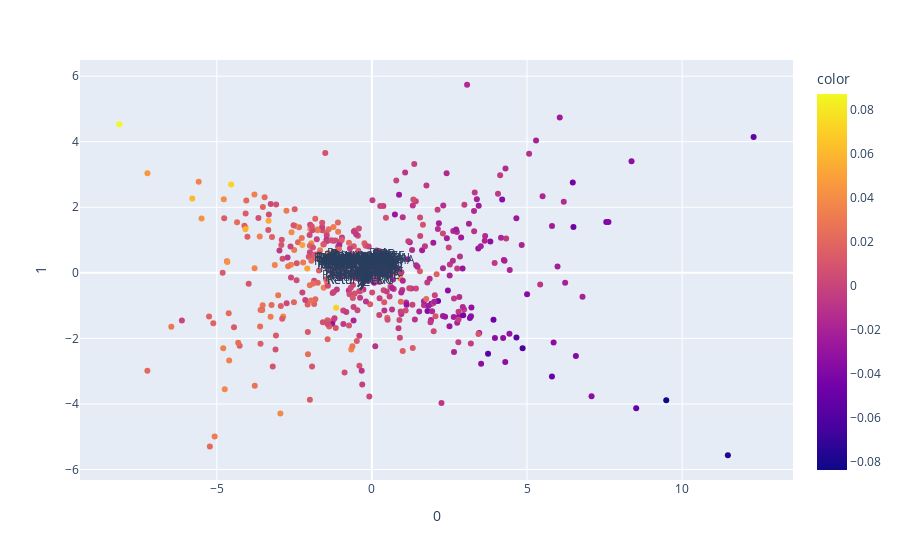

The notebook cell saved with this chart:
### Code cell
# Visualize Loadings
import plotly.express as px
from sklearn.decomposition import PCA
from sklearn import datasets
from sklearn.preprocessing import StandardScaler

###### input#####

X_input = X_train_sc
y_input = y_train['Return_Agro']

######################



features = X_input.columns

components = pca.transform(X_input)

loadings = pca.components_.T * np.sqrt(pca.explained_variance_)

fig = px.scatter(components, x=0, y=1, color=y_input)

for i, feature in enumerate(features):
    fig.add_shape(
        type='line',
        x0=0, y0=0,
        x1=loadings[i, 0],
        y1=loadings[i, 1]
    )
    fig.add_annotation(
        x=loadings[i, 0],
        y=loadings[i, 1],
        ax=0, ay=0,
        xanchor="center",
        yanchor="bottom",
        text=feature,
    )
fig.show()

### Figure 1 — Plotly figure (JSON) as saved in the notebook; plotly's stock layout.template omitted (floating-point values rounded to 4 significant figures; data arrays with more than 128 entries replaced by an {"elided": "..."} marker saying what was removed)
{"data": [{"hovertemplate": "0=%{x}<br>1=%{y}<br>color=%{marker.color}<extra></extra>", "legendgroup": "", "marker": {"color": {"elided": "487 float values"}, "coloraxis": "coloraxis", "symbol": "circle"}, "mode": "markers", "name": "", "orientation": "v", "showlegend": false, "type": "scatter", "x": {"elided": "487 float values"}, "xaxis": "x", "y": {"elided": "487 float values"}, "yaxis": "y"}], "layout": {"annotations": [{"ax": 0, "ay": 0, "text": "Return_EE", "x": -0.4354, "xanchor": "center", "y": 0.1556, "yanchor": "bottom"}, {"ax": 0, "ay": 0, "text": "Return_GFPT", "x": -0.4238, "xanchor": "center", "y": -0.04408, "yanchor": "bottom"}, {"ax": 0, "ay": 0, "text": "Return_LEE", "x": -0.4689, "xanchor": "center", "y": 0.1363, "yanchor": "bottom"}, {"ax": 0, "ay": 0, "text": "Return_MAX", "x": -0.2532, "xanchor": "center", "y": 0.2111, "yanchor": "bottom"}, {"ax": 0, "ay": 0, "text": "Return_NER", "x": -0.136, "xanchor": "center", "y": -0.3232, "yanchor": "bottom"}, {"ax": 0, "ay": 0, "text": "Return_PPPM", "x": -0.492, "xanchor": "center", "y": -0.1649, "yanchor": "bottom"}, {"ax": 0, "ay": 0, "text": "Return_STA", "x": -0.5589, "xanchor": "center", "y": 0.07516, "yanchor": "bottom"}, {"ax": 0, "ay": 0, "text": "Return_TRUBB", "x": -0.5493, "xanchor": "center", "y": 0.06121, "yanchor": "bottom"}, {"ax": 0, "ay": 0, "text": "Return_TWPC", "x": -0.1902, "xanchor": "center", "y": -0.2784, "yanchor": "bottom"}, {"ax": 0, "ay": 0, "text": "Return_UPOIC", "x": -0.4725, "xanchor": "center", "y": 0.1458, "yanchor": "bottom"}, {"ax": 0, "ay": 0, "text": "Return_UVAN", "x": -0.4407, "xanchor": "center", "y": -0.03028, "yanchor": "bottom"}, {"ax": 0, "ay": 0, "text": "Return_VPO", "x": -0.46, "xanchor": "center", "y": -0.2721, "yanchor": "bottom"}, {"ax": 0, "ay": 0, "text": "Return_APURE", "x": -0.5206, "xanchor": "center", "y": 0.1427, "yanchor": "bottom"}, {"ax": 0, "ay": 0, "text": "Return_ASIAN", "x": -0.424, "xanchor": "center", "y": -0.0454, "yanchor": "bottom"}, {"ax": 0, "ay": 0, "text": "Return_BR", "x": -0.3676, "xanchor": "center", "y": -0.3787, "yanchor": "bottom"}, {"ax": 0, "ay": 0, "text": "Return_BRR", "x": -0.3363, "xanchor": "center", "y": -0.2878, "yanchor": "bottom"}, {"ax": 0, "ay": 0, "text": "Return_CBG", "x": -0.3759, "xanchor": "center", "y": -0.525, "yanchor": "bottom"}, {"ax": 0, "ay": 0, "text": "Return_CFRESH", "x": -0.4267, "xanchor": "center", "y": 0.1743, "yanchor": "bottom"}, {"ax": 0, "ay": 0, "text": "Return_CHOTI", "x": -0.2689, "xanchor": "center", "y": 0.05716, "yanchor": "bottom"}, {"ax": 0, "ay": 0, "text": "Return_CM", "x": -0.3993, "xanchor": "center", "y": 0.1618, "yanchor": "bottom"}, {"ax": 0, "ay": 0, "text": "Return_CPF", "x": -0.4316, "xanchor": "center", "y": 0.1149, "yanchor": "bottom"}, {"ax": 0, "ay": 0, "text": "Return_CPI", "x": -0.4672, "xanchor": "center", "y": 0.1019, "yanchor": "bottom"}, {"ax": 0, "ay": 0, "text": "Return_FND", "x": -0.1909, "xanchor": "center", "y": 0.1326, "yanchor": "bottom"}, {"ax": 0, "ay": 0, "text": "Return_GLOCON", "x": -0.3701, "xanchor": "center", "y": 0.1518, "yanchor": "bottom"}, {"ax": 0, "ay": 0, "text": "Return_HTC", "x": -0.3561, "xanchor": "center", "y": 0.0707, "yanchor": "bottom"}, {"ax": 0, "ay": 0, "text": "Return_ICHI", "x": -0.461, "xanchor": "center", "y": -0.4242, "yanchor": "bottom"}, {"ax": 0, "ay": 0, "text": "Return_KBS", "x": -0.539, "xanchor": "center", "y": 0.06039, "yanchor": "bottom"}, {"ax": 0, "ay": 0, "text": "Return_KSL", "x": -0.53, "xanchor": "center", "y": -0.04344, "yanchor": "bottom"}, {"ax": 0, "ay": 0, "text": "Return_KTIS", "x": -0.248, "xanchor": "center", "y": -0.2046, "yanchor": "bottom"}, {"ax": 0, "ay": 0, "text": "Return_LST", "x": -0.5384, "xanchor": "center", "y": 0.04782, "yanchor": "bottom"}, {"ax": 0, "ay": 0, "text": "Return_M", "x": -0.3084, "xanchor": "center", "y": -0.09659, "yanchor": "bottom"}, {"ax": 0, "ay": 0, "text": "Return_MALEE", "x": -0.4637, "xanchor": "center", "y": -0.06409, "yanchor": "bottom"}, {"ax": 0, "ay": 0, "text": "Return_MINT", "x": -0.4431, "xanchor": "center", "y": 0.1314, "yanchor": "bottom"}, {"ax": 0, "ay": 0, "text": "Return_OISHI", "x": -0.3424, "xanchor": "center", "y": 0.04264, "yanchor": "bottom"}, {"ax": 0, "ay": 0, "text": "Return_OSP", "x": -0.07263, "xanchor": "center", "y": -0.1379, "yanchor": "bottom"}, {"ax": 0, "ay": 0, "text": "Return_PB", "x": -0.3223, "xanchor": "center", "y": 0.1736, "yanchor": "bottom"}, {"ax": 0, "ay": 0, "text": "Return_PM", "x": -0.4647, "xanchor": "center", "y": 0.2962, "yanchor": "bottom"}, {"ax": 0, "ay": 0, "text": "Return_PRG", "x": -0.2041, "xanchor": "center", "y": -0.038, "yanchor": "bottom"}, {"ax": 0, "ay": 0, "text": "Return_RBF", "x": 0, "xanchor": "center", "y": 0, "yanchor": "bottom"}, {"ax": 0, "ay": 0, "text": "Return_SAPPE", "x": -0.3605, "xanchor": "center", "y": -0.3851, "yanchor": "bottom"}, {"ax": 0, "ay": 0, "text": "Return_SAUCE", "x": -0.2343, "xanchor": "center", "y": 0.2172, "yanchor": "bottom"}, {"ax": 0, "ay": 0, "text": "Return_SFP", "x": -0.2442, "xanchor": "center", "y": 0.2184, "yanchor": "bottom"}, {"ax": 0, "ay": 0, "text": "Return_SNP", "x": -0.2935, "xanchor": "center", "y": 0.2821, "yanchor": "bottom"}, {"ax": 0, "ay": 0, "text": "Return_SORKON", "x": -0.2196, "xanchor": "center", "y": 0.1356, "yanchor": "bottom"}, {"ax": 0, "ay": 0, "text": "Return_SSC", "x": -0.3233, "xanchor": "center", "y": 0.08673, "yanchor": "bottom"}, {"ax": 0, "ay": 0, "text": "Return_SSF", "x": -0.3182, "xanchor": "center", "y": 0.2793, "yanchor": "bottom"}, {"ax": 0, "ay": 0, "text": "Return_SST", "x": -0.3759, "xanchor": "center", "y": -0.02704, "yanchor": "bottom"}, {"ax": 0, "ay": 0, "text": "Return_TC", "x": -0.3555, "xanchor": "center", "y": 0.2434, "yanchor": "bottom"}, {"ax": 0, "ay": 0, "text": "Return_TFG", "x": -0.3044, "xanchor": "center", "y": -0.3478, "yanchor": "bottom"}, {"ax": 0, "ay": 0, "text": "Return_TFMAMA", "x": -0.1015, "xanchor": "center", "y": 0.07867, "yanchor": "bottom"}, {"ax": 0, "ay": 0, "text": "Return_TIPCO", "x": -0.5284, "xanchor": "center", "y": 0.0007511, "yanchor": "bottom"}, {"ax": 0, "ay": 0, "text": "Return_TKN", "x": -0.3858, "xanchor": "center", "y": -0.5113, "yanchor": "bottom"}, {"ax": 0, "ay": 0, "text": "Return_TU", "x": -0.3271, "xanchor": "center", "y": 0.08596, "yanchor": "bottom"}, {"ax": 0, "ay": 0, "text": "Return_TVO", "x": -0.3964, "xanchor": "center", "y": 0.1265, "yanchor": "bottom"}, {"ax": 0, "ay": 0, "text": "Return_ZEN", "x": -0.04756, "xanchor": "center", "y": -0.1513, "yanchor": "bottom"}], "coloraxis": {"colorbar": {"title": {"text": "color"}}, "colorscale": [[0, "#0d0887"], [0.1111, "#46039f"], [0.2222, "#7201a8"], [0.3333, "#9c179e"], [0.4444, "#bd3786"], [0.5556, "#d8576b"], [0.6667, "#ed7953"], [0.7778, "#fb9f3a"], [0.8889, "#fdca26"], [1, "#f0f921"]]}, "legend": {"tracegroupgap": 0}, "margin": {"t": 60}, "shapes": [{"type": "line", "x0": 0, "x1": -0.4354, "y0": 0, "y1": 0.1556}, {"type": "line", "x0": 0, "x1": -0.4238, "y0": 0, "y1": -0.04408}, {"type": "line", "x0": 0, "x1": -0.4689, "y0": 0, "y1": 0.1363}, {"type": "line", "x0": 0, "x1": -0.2532, "y0": 0, "y1": 0.2111}, {"type": "line", "x0": 0, "x1": -0.136, "y0": 0, "y1": -0.3232}, {"type": "line", "x0": 0, "x1": -0.492, "y0": 0, "y1": -0.1649}, {"type": "line", "x0": 0, "x1": -0.5589, "y0": 0, "y1": 0.07516}, {"type": "line", "x0": 0, "x1": -0.5493, "y0": 0, "y1": 0.06121}, {"type": "line", "x0": 0, "x1": -0.1902, "y0": 0, "y1": -0.2784}, {"type": "line", "x0": 0, "x1": -0.4725, "y0": 0, "y1": 0.1458}, {"type": "line", "x0": 0, "x1": -0.4407, "y0": 0, "y1": -0.03028}, {"type": "line", "x0": 0, "x1": -0.46, "y0": 0, "y1": -0.2721}, {"type": "line", "x0": 0, "x1": -0.5206, "y0": 0, "y1": 0.1427}, {"type": "line", "x0": 0, "x1": -0.424, "y0": 0, "y1": -0.0454}, {"type": "line", "x0": 0, "x1": -0.3676, "y0": 0, "y1": -0.3787}, {"type": "line", "x0": 0, "x1": -0.3363, "y0": 0, "y1": -0.2878}, {"type": "line", "x0": 0, "x1": -0.3759, "y0": 0, "y1": -0.525}, {"type": "line", "x0": 0, "x1": -0.4267, "y0": 0, "y1": 0.1743}, {"type": "line", "x0": 0, "x1": -0.2689, "y0": 0, "y1": 0.05716}, {"type": "line", "x0": 0, "x1": -0.3993, "y0": 0, "y1": 0.1618}, {"type": "line", "x0": 0, "x1": -0.4316, "y0": 0, "y1": 0.1149}, {"type": "line", "x0": 0, "x1": -0.4672, "y0": 0, "y1": 0.1019}, {"type": "line", "x0": 0, "x1": -0.1909, "y0": 0, "y1": 0.1326}, {"type": "line", "x0": 0, "x1": -0.3701, "y0": 0, "y1": 0.1518}, {"type": "line", "x0": 0, "x1": -0.3561, "y0": 0, "y1": 0.0707}, {"type": "line", "x0": 0, "x1": -0.461, "y0": 0, "y1": -0.4242}, {"type": "line", "x0": 0, "x1": -0.539, "y0": 0, "y1": 0.06039}, {"type": "line", "x0": 0, "x1": -0.53, "y0": 0, "y1": -0.04344}, {"type": "line", "x0": 0, "x1": -0.248, "y0": 0, "y1": -0.2046}, {"type": "line", "x0": 0, "x1": -0.5384, "y0": 0, "y1": 0.04782}, {"type": "line", "x0": 0, "x1": -0.3084, "y0": 0, "y1": -0.09659}, {"type": "line", "x0": 0, "x1": -0.4637, "y0": 0, "y1": -0.06409}, {"type": "line", "x0": 0, "x1": -0.4431, "y0": 0, "y1": 0.1314}, {"type": "line", "x0": 0, "x1": -0.3424, "y0": 0, "y1": 0.04264}, {"type": "line", "x0": 0, "x1": -0.07263, "y0": 0, "y1": -0.1379}, {"type": "line", "x0": 0, "x1": -0.3223, "y0": 0, "y1": 0.1736}, {"type": "line", "x0": 0, "x1": -0.4647, "y0": 0, "y1": 0.2962}, {"type": "line", "x0": 0, "x1": -0.2041, "y0": 0, "y1": -0.038}, {"type": "line", "x0": 0, "x1": 0, "y0": 0, "y1": 0}, {"type": "line", "x0": 0, "x1": -0.3605, "y0": 0, "y1": -0.3851}, {"type": "line", "x0": 0, "x1": -0.2343, "y0": 0, "y1": 0.2172}, {"type": "line", "x0": 0, "x1": -0.2442, "y0": 0, "y1": 0.2184}, {"type": "line", "x0": 0, "x1": -0.2935, "y0": 0, "y1": 0.2821}, {"type": "line", "x0": 0, "x1": -0.2196, "y0": 0, "y1": 0.1356}, {"type": "line", "x0": 0, "x1": -0.3233, "y0": 0, "y1": 0.08673}, {"type": "line", "x0": 0, "x1": -0.3182, "y0": 0, "y1": 0.2793}, {"type": "line", "x0": 0, "x1": -0.3759, "y0": 0, "y1": -0.02704}, {"type": "line", "x0": 0, "x1": -0.3555, "y0": 0, "y1": 0.2434}, {"type": "line", "x0": 0, "x1": -0.3044, "y0": 0, "y1": -0.3478}, {"type": "line", "x0": 0, "x1": -0.1015, "y0": 0, "y1": 0.07867}, {"type": "line", "x0": 0, "x1": -0.5284, "y0": 0, "y1": 0.0007511}, {"type": "line", "x0": 0, "x1": -0.3858, "y0": 0, "y1": -0.5113}, {"type": "line", "x0": 0, "x1": -0.3271, "y0": 0, "y1": 0.08596}, {"type": "line", "x0": 0, "x1": -0.3964, "y0": 0, "y1": 0.1265}, {"type": "line", "x0": 0, "x1": -0.04756, "y0": 0, "y1": -0.1513}], "xaxis": {"anchor": "y", "domain": [0, 1], "title": {"text": "0"}}, "yaxis": {"anchor": "x", "domain": [0, 1], "title": {"text": "1"}}}}
